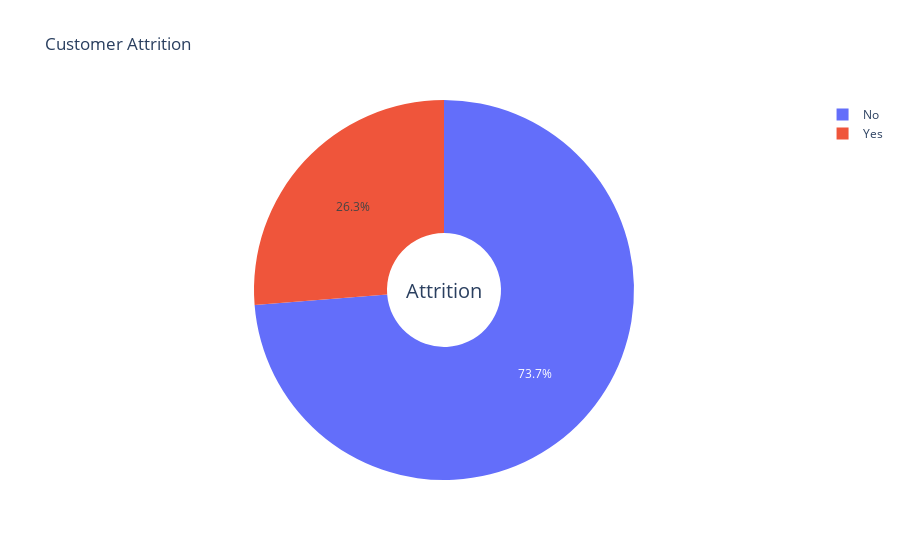

The notebook cell this image was saved under:
### Code cell
# donought pie chart with text at center
doughnut_attrition = go.Figure(data=[go.Pie(labels=attrition_df['Churn'].tolist(), values=attrition_df['customerID'].tolist(), hole=.3)])
doughnut_attrition.update_layout(title_text="Customer Attrition",
    annotations=[dict(text='Attrition',  font_size=20, showarrow=False)])

### Figure 1 — Plotly figure (JSON) as saved in the notebook; plotly's stock layout.template omitted (floating-point values rounded to 4 significant figures)
{"data": [{"hole": 0.3, "labels": ["No", "Yes"], "type": "pie", "values": [1654, 589]}], "layout": {"annotations": [{"font": {"size": 20}, "showarrow": false, "text": "Attrition"}], "title": {"text": "Customer Attrition"}}}
